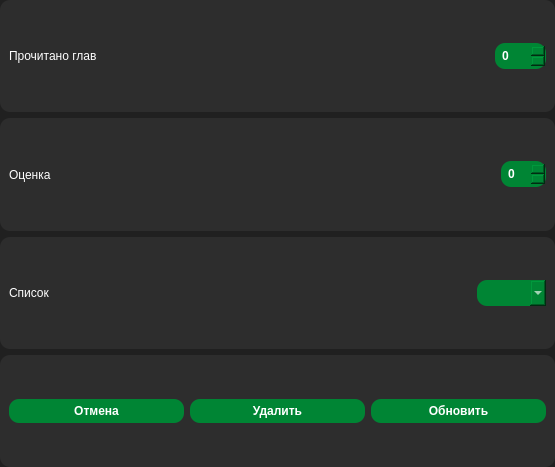
<?xml version="1.0" encoding="UTF-8"?>
<ui version="4.0">
 <class>Dialog</class>
 <widget class="QDialog" name="Dialog">
  <property name="geometry">
   <rect>
    <x>0</x>
    <y>0</y>
    <width>555</width>
    <height>467</height>
   </rect>
  </property>
  <property name="windowTitle">
   <string>Dialog</string>
  </property>
  <property name="styleSheet">
   <string notr="true">QFrame {
	border-radius: 10px;
	background-color: rgb(45, 45, 45);
	color: rgb(255, 255, 255);
}

QDialog{
	background-color: rgb(32, 32, 32);
}

QComboBox {
	padding: 5px 1px;
	border-radius: 10px;
	font-weight: bold;
	background-color: rgb(0, 133, 52);
	color: rgb(255, 255, 255);
}

QSpinBox {
	padding: 5px 5px;
	border-radius: 10px;
	font-weight: bold;
	background-color: rgb(0, 133, 52);
	color: rgb(255, 255, 255);
}

QPushButton {
	padding: 5px 1px;
	border-radius: 10px;
	font-weight: bold;
	background-color: rgb(0, 133, 52);
	color: rgb(255, 255, 255);
}

QPushButton:hover:!pressed {
	border-left: 3px solid white;
}

QPushButton:checked {
	border-left: 3px solid white;
}</string>
  </property>
  <layout class="QVBoxLayout" name="verticalLayout">
   <property name="leftMargin">
    <number>0</number>
   </property>
   <property name="topMargin">
    <number>0</number>
   </property>
   <property name="rightMargin">
    <number>0</number>
   </property>
   <property name="bottomMargin">
    <number>0</number>
   </property>
   <item>
    <widget class="QFrame" name="chapters_frame">
     <property name="frameShape">
      <enum>QFrame::StyledPanel</enum>
     </property>
     <property name="frameShadow">
      <enum>QFrame::Raised</enum>
     </property>
     <layout class="QHBoxLayout" name="horizontalLayout_4">
      <item>
       <widget class="QLabel" name="label_2">
        <property name="text">
         <string>Прочитано глав</string>
        </property>
       </widget>
      </item>
      <item>
       <spacer name="horizontalSpacer_2">
        <property name="orientation">
         <enum>Qt::Horizontal</enum>
        </property>
        <property name="sizeHint" stdset="0">
         <size>
          <width>391</width>
          <height>20</height>
         </size>
        </property>
       </spacer>
      </item>
      <item>
       <widget class="QSpinBox" name="chapters_box">
        <property name="maximum">
         <number>999</number>
        </property>
       </widget>
      </item>
     </layout>
    </widget>
   </item>
   <item>
    <widget class="QFrame" name="score_frame">
     <property name="frameShape">
      <enum>QFrame::StyledPanel</enum>
     </property>
     <property name="frameShadow">
      <enum>QFrame::Raised</enum>
     </property>
     <layout class="QHBoxLayout" name="horizontalLayout_3">
      <item>
       <widget class="QLabel" name="label_3">
        <property name="text">
         <string>Оценка</string>
        </property>
       </widget>
      </item>
      <item>
       <spacer name="horizontalSpacer_3">
        <property name="orientation">
         <enum>Qt::Horizontal</enum>
        </property>
        <property name="sizeHint" stdset="0">
         <size>
          <width>444</width>
          <height>20</height>
         </size>
        </property>
       </spacer>
      </item>
      <item>
       <widget class="QSpinBox" name="score_box">
        <property name="maximum">
         <number>10</number>
        </property>
       </widget>
      </item>
     </layout>
    </widget>
   </item>
   <item>
    <widget class="QFrame" name="status_frame">
     <property name="frameShape">
      <enum>QFrame::StyledPanel</enum>
     </property>
     <property name="frameShadow">
      <enum>QFrame::Raised</enum>
     </property>
     <layout class="QHBoxLayout" name="horizontalLayout_2">
      <item>
       <widget class="QLabel" name="label">
        <property name="text">
         <string>Список</string>
        </property>
       </widget>
      </item>
      <item>
       <spacer name="horizontalSpacer">
        <property name="orientation">
         <enum>Qt::Horizontal</enum>
        </property>
        <property name="sizeHint" stdset="0">
         <size>
          <width>414</width>
          <height>20</height>
         </size>
        </property>
       </spacer>
      </item>
      <item>
       <widget class="QComboBox" name="lib_list_box"/>
      </item>
     </layout>
    </widget>
   </item>
   <item>
    <widget class="QFrame" name="actions_frame">
     <property name="frameShape">
      <enum>QFrame::StyledPanel</enum>
     </property>
     <property name="frameShadow">
      <enum>QFrame::Raised</enum>
     </property>
     <layout class="QHBoxLayout" name="horizontalLayout">
      <item>
       <widget class="QPushButton" name="cancel_btn">
        <property name="text">
         <string>Отмена</string>
        </property>
       </widget>
      </item>
      <item>
       <widget class="QPushButton" name="delete_btn">
        <property name="text">
         <string>Удалить</string>
        </property>
       </widget>
      </item>
      <item>
       <widget class="QPushButton" name="update_btn">
        <property name="text">
         <string>Обновить</string>
        </property>
       </widget>
      </item>
     </layout>
    </widget>
   </item>
  </layout>
 </widget>
 <resources/>
 <connections/>
</ui>
